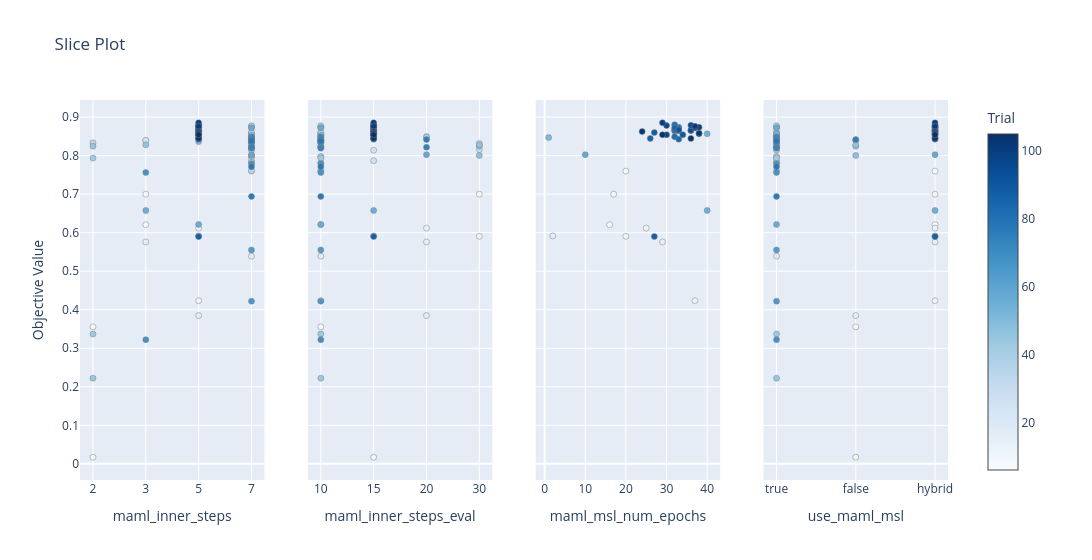

Here is the notebook cell this chart was saved with:
### Code cell
fig_slice = plot_slice(study, params=params_to_plot_MAMLPP)
fig_slice.show()

### Figure 1 — Plotly figure (JSON) as saved in the notebook; plotly's stock layout.template omitted (floating-point values rounded to 4 significant figures)
{"data": [{"marker": {"color": [6, 7, 8, 9, 10, 11, 12, 13, 14, 15, 16, 17, 18, 19, 20, 21, 22, 23, 24, 25, 26, 27, 28, 29, 30, 31, 32, 33, 34, 35, 36, 37, 38, 39, 40, 41, 42, 43, 44, 45, 46, 47, 48, 49, 50, 51, 52, 53, 54, 55, 56, 57, 58, 59, 60, 61, 62, 63, 64, 65, 66, 67, 68, 69, 70, 71, 72, 73, 74, 75, 76, 77, 78, 79, 80, 81, 82, 83, 84, 85, 86, 87, 88, 89, 90, 91, 92, 93, 94, 95, 96, 97, 98, 99, 100, 101, 102, 103, 104, 105], "colorbar": {"title": {"text": "Trial"}, "x": 1, "xpad": 40}, "colorscale": [[0, "rgb(247,251,255)"], [0.125, "rgb(222,235,247)"], [0.25, "rgb(198,219,239)"], [0.375, "rgb(158,202,225)"], [0.5, "rgb(107,174,214)"], [0.625, "rgb(66,146,198)"], [0.75, "rgb(33,113,181)"], [0.875, "rgb(8,81,156)"], [1, "rgb(8,48,107)"]], "line": {"color": "Grey", "width": 0.5}, "showscale": true}, "mode": "markers", "name": "Feasible Trial", "showlegend": false, "type": "scatter", "x": [7, 3, 2, 3, 2, 5, 5, 5, 3, 3, 5, 5, 7, 7, 7, 7, 7, 7, 3, 7, 7, 7, 7, 7, 7, 7, 7, 2, 7, 7, 7, 7, 7, 7, 7, 7, 2, 2, 2, 2, 3, 7, 7, 7, 7, 7, 5, 5, 5, 3, 5, 7, 7, 7, 7, 7, 7, 7, 7, 7, 7, 3, 3, 7, 7, 7, 7, 7, 7, 7, 7, 7, 7, 5, 5, 5, 5, 5, 5, 5, 5, 5, 5, 5, 5, 5, 5, 5, 5, 5, 5, 5, 5, 5, 5, 5, 5, 5, 5, 5], "xaxis": "x", "y": [0.7599, 0.6208, 0.3557, 0.7, 0.01719, 0.5906, 0.4234, 0.612, 0.8396, 0.576, 0.5917, 0.3849, 0.5391, 0.8552, 0.8349, 0.7974, 0.8531, 0.8583, 0.8396, 0.8141, 0.787, 0.8318, 0.8156, 0.8734, 0.8745, 0.8224, 0.8245, 0.8333, 0.7609, 0.7974, 0.8495, 0.8479, 0.7823, 0.8568, 0.8609, 0.8776, 0.7938, 0.337, 0.2224, 0.8245, 0.8281, 0.8005, 0.8438, 0.8391, 0.8526, 0.8469, 0.8365, 0.8562, 0.8568, 0.6578, 0.6214, 0.8724, 0.8026, 0.838, 0.8406, 0.824, 0.8333, 0.5552, 0.8224, 0.4224, 0.7792, 0.7563, 0.3224, 0.8422, 0.8484, 0.8349, 0.8479, 0.8193, 0.8219, 0.8417, 0.6943, 0.7714, 0.838, 0.8734, 0.8802, 0.8641, 0.849, 0.8427, 0.8672, 0.8724, 0.8448, 0.5901, 0.8599, 0.8646, 0.8542, 0.8672, 0.8656, 0.8656, 0.8786, 0.8719, 0.8781, 0.8542, 0.8734, 0.8854, 0.8568, 0.876, 0.8625, 0.8583, 0.8448, 0.8542], "yaxis": "y"}, {"marker": {"color": [6, 7, 8, 9, 10, 11, 12, 13, 14, 15, 16, 17, 18, 19, 20, 21, 22, 23, 24, 25, 26, 27, 28, 29, 30, 31, 32, 33, 34, 35, 36, 37, 38, 39, 40, 41, 42, 43, 44, 45, 46, 47, 48, 49, 50, 51, 52, 53, 54, 55, 56, 57, 58, 59, 60, 61, 62, 63, 64, 65, 66, 67, 68, 69, 70, 71, 72, 73, 74, 75, 76, 77, 78, 79, 80, 81, 82, 83, 84, 85, 86, 87, 88, 89, 90, 91, 92, 93, 94, 95, 96, 97, 98, 99, 100, 101, 102, 103, 104, 105], "colorbar": {"title": {"text": "Trial"}, "x": 1, "xpad": 40}, "colorscale": [[0, "rgb(247,251,255)"], [0.125, "rgb(222,235,247)"], [0.25, "rgb(198,219,239)"], [0.375, "rgb(158,202,225)"], [0.5, "rgb(107,174,214)"], [0.625, "rgb(66,146,198)"], [0.75, "rgb(33,113,181)"], [0.875, "rgb(8,81,156)"], [1, "rgb(8,48,107)"]], "line": {"color": "Grey", "width": 0.5}, "showscale": false}, "mode": "markers", "name": "Feasible Trial", "showlegend": false, "type": "scatter", "x": [10, 10, 10, 30, 15, 30, 10, 20, 10, 20, 15, 20, 10, 10, 10, 10, 10, 10, 10, 15, 15, 30, 30, 10, 10, 10, 10, 10, 10, 10, 20, 20, 10, 10, 10, 10, 10, 10, 10, 30, 30, 30, 10, 10, 10, 10, 10, 15, 15, 15, 10, 10, 20, 10, 10, 10, 10, 10, 10, 10, 10, 10, 10, 10, 10, 10, 10, 10, 20, 20, 10, 10, 10, 15, 15, 15, 15, 15, 15, 15, 15, 15, 15, 15, 15, 15, 15, 15, 15, 15, 15, 15, 15, 15, 15, 15, 15, 15, 15, 15], "xaxis": "x2", "y": [0.7599, 0.6208, 0.3557, 0.7, 0.01719, 0.5906, 0.4234, 0.612, 0.8396, 0.576, 0.5917, 0.3849, 0.5391, 0.8552, 0.8349, 0.7974, 0.8531, 0.8583, 0.8396, 0.8141, 0.787, 0.8318, 0.8156, 0.8734, 0.8745, 0.8224, 0.8245, 0.8333, 0.7609, 0.7974, 0.8495, 0.8479, 0.7823, 0.8568, 0.8609, 0.8776, 0.7938, 0.337, 0.2224, 0.8245, 0.8281, 0.8005, 0.8438, 0.8391, 0.8526, 0.8469, 0.8365, 0.8562, 0.8568, 0.6578, 0.6214, 0.8724, 0.8026, 0.838, 0.8406, 0.824, 0.8333, 0.5552, 0.8224, 0.4224, 0.7792, 0.7563, 0.3224, 0.8422, 0.8484, 0.8349, 0.8479, 0.8193, 0.8219, 0.8417, 0.6943, 0.7714, 0.838, 0.8734, 0.8802, 0.8641, 0.849, 0.8427, 0.8672, 0.8724, 0.8448, 0.5901, 0.8599, 0.8646, 0.8542, 0.8672, 0.8656, 0.8656, 0.8786, 0.8719, 0.8781, 0.8542, 0.8734, 0.8854, 0.8568, 0.876, 0.8625, 0.8583, 0.8448, 0.8542], "yaxis": "y2"}, {"marker": {"color": [6, 7, 9, 11, 12, 13, 15, 16, 51, 54, 55, 58, 79, 80, 81, 82, 83, 84, 85, 86, 87, 88, 89, 90, 91, 92, 93, 94, 95, 96, 97, 98, 99, 100, 101, 102, 103, 104, 105], "colorbar": {"title": {"text": "Trial"}, "x": 1, "xpad": 40}, "colorscale": [[0, "rgb(247,251,255)"], [0.125, "rgb(222,235,247)"], [0.25, "rgb(198,219,239)"], [0.375, "rgb(158,202,225)"], [0.5, "rgb(107,174,214)"], [0.625, "rgb(66,146,198)"], [0.75, "rgb(33,113,181)"], [0.875, "rgb(8,81,156)"], [1, "rgb(8,48,107)"]], "line": {"color": "Grey", "width": 0.5}, "showscale": false}, "mode": "markers", "name": "Feasible Trial", "showlegend": false, "type": "scatter", "x": [20, 16, 17, 20, 37, 25, 29, 2, 1, 40, 40, 10, 33, 32, 32, 32, 33, 32, 32, 26, 27, 27, 33, 34, 33, 36, 36, 36, 37, 30, 30, 38, 29, 38, 37, 24, 38, 36, 29], "xaxis": "x3", "y": [0.7599, 0.6208, 0.7, 0.5906, 0.4234, 0.612, 0.576, 0.5917, 0.8469, 0.8568, 0.6578, 0.8026, 0.8734, 0.8802, 0.8641, 0.849, 0.8427, 0.8672, 0.8724, 0.8448, 0.5901, 0.8599, 0.8646, 0.8542, 0.8672, 0.8656, 0.8656, 0.8786, 0.8719, 0.8781, 0.8542, 0.8734, 0.8854, 0.8568, 0.876, 0.8625, 0.8583, 0.8448, 0.8542], "yaxis": "y3"}, {"marker": {"color": [6, 7, 8, 9, 10, 11, 12, 13, 14, 15, 16, 17, 18, 19, 20, 21, 22, 23, 24, 25, 26, 27, 28, 29, 30, 31, 32, 33, 34, 35, 36, 37, 38, 39, 40, 41, 42, 43, 44, 45, 46, 47, 48, 49, 50, 51, 52, 53, 54, 55, 56, 57, 58, 59, 60, 61, 62, 63, 64, 65, 66, 67, 68, 69, 70, 71, 72, 73, 74, 75, 76, 77, 78, 79, 80, 81, 82, 83, 84, 85, 86, 87, 88, 89, 90, 91, 92, 93, 94, 95, 96, 97, 98, 99, 100, 101, 102, 103, 104, 105], "colorbar": {"title": {"text": "Trial"}, "x": 1, "xpad": 40}, "colorscale": [[0, "rgb(247,251,255)"], [0.125, "rgb(222,235,247)"], [0.25, "rgb(198,219,239)"], [0.375, "rgb(158,202,225)"], [0.5, "rgb(107,174,214)"], [0.625, "rgb(66,146,198)"], [0.75, "rgb(33,113,181)"], [0.875, "rgb(8,81,156)"], [1, "rgb(8,48,107)"]], "line": {"color": "Grey", "width": 0.5}, "showscale": false}, "mode": "markers", "name": "Feasible Trial", "showlegend": false, "type": "scatter", "x": ["hybrid", "hybrid", false, "hybrid", false, "hybrid", "hybrid", "hybrid", false, "hybrid", "hybrid", false, true, true, true, true, true, true, false, true, true, true, true, true, true, true, true, true, true, true, true, true, true, true, true, true, true, true, true, false, false, false, true, true, true, "hybrid", true, true, "hybrid", "hybrid", true, true, "hybrid", true, true, true, true, true, true, true, true, true, true, true, true, true, true, true, true, false, true, true, true, "hybrid", "hybrid", "hybrid", "hybrid", "hybrid", "hybrid", "hybrid", "hybrid", "hybrid", "hybrid", "hybrid", "hybrid", "hybrid", "hybrid", "hybrid", "hybrid", "hybrid", "hybrid", "hybrid", "hybrid", "hybrid", "hybrid", "hybrid", "hybrid", "hybrid", "hybrid", "hybrid"], "xaxis": "x4", "y": [0.7599, 0.6208, 0.3557, 0.7, 0.01719, 0.5906, 0.4234, 0.612, 0.8396, 0.576, 0.5917, 0.3849, 0.5391, 0.8552, 0.8349, 0.7974, 0.8531, 0.8583, 0.8396, 0.8141, 0.787, 0.8318, 0.8156, 0.8734, 0.8745, 0.8224, 0.8245, 0.8333, 0.7609, 0.7974, 0.8495, 0.8479, 0.7823, 0.8568, 0.8609, 0.8776, 0.7938, 0.337, 0.2224, 0.8245, 0.8281, 0.8005, 0.8438, 0.8391, 0.8526, 0.8469, 0.8365, 0.8562, 0.8568, 0.6578, 0.6214, 0.8724, 0.8026, 0.838, 0.8406, 0.824, 0.8333, 0.5552, 0.8224, 0.4224, 0.7792, 0.7563, 0.3224, 0.8422, 0.8484, 0.8349, 0.8479, 0.8193, 0.8219, 0.8417, 0.6943, 0.7714, 0.838, 0.8734, 0.8802, 0.8641, 0.849, 0.8427, 0.8672, 0.8724, 0.8448, 0.5901, 0.8599, 0.8646, 0.8542, 0.8672, 0.8656, 0.8656, 0.8786, 0.8719, 0.8781, 0.8542, 0.8734, 0.8854, 0.8568, 0.876, 0.8625, 0.8583, 0.8448, 0.8542], "yaxis": "y4"}], "layout": {"title": {"text": "Slice Plot"}, "width": 1200, "xaxis": {"anchor": "y", "categoryarray": [2, 3, 5, 7], "categoryorder": "array", "domain": [0, 0.2125], "title": {"text": "maml_inner_steps"}, "type": "category"}, "xaxis2": {"anchor": "y2", "categoryarray": [10, 15, 20, 30], "categoryorder": "array", "domain": [0.2625, 0.475], "title": {"text": "maml_inner_steps_eval"}, "type": "category"}, "xaxis3": {"anchor": "y3", "domain": [0.525, 0.7375], "title": {"text": "maml_msl_num_epochs"}}, "xaxis4": {"anchor": "y4", "categoryarray": [true, false, "hybrid"], "categoryorder": "array", "domain": [0.7875, 1], "title": {"text": "use_maml_msl"}, "type": "category"}, "yaxis": {"anchor": "x", "domain": [0, 1], "title": {"text": "Objective Value"}}, "yaxis2": {"anchor": "x2", "domain": [0, 1], "matches": "y", "showticklabels": false}, "yaxis3": {"anchor": "x3", "domain": [0, 1], "matches": "y", "showticklabels": false}, "yaxis4": {"anchor": "x4", "domain": [0, 1], "matches": "y", "showticklabels": false}}}
